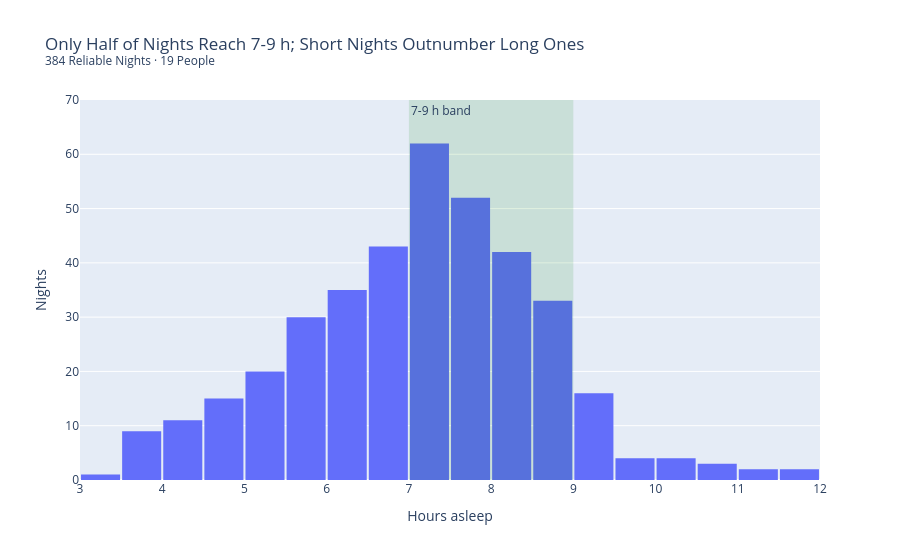

The cell this chart's notebook holds for it:
### Code cell
fig = px.histogram(nights, x="night_hours_asleep",
                      title="Only Half of Nights Reach 7-9 h; Short Nights Outnumber Long Ones"
      "<br><sup>384 Reliable Nights · 19 People</sup>",
                   labels={"night_hours_asleep": "Hours asleep"})
fig.update_traces(xbins=dict(start=3, end=12, size=0.5),
                  hovertemplate="%{x} h<br>%{y} nights<extra></extra>")
fig.add_vrect(x0=7, x1=9, fillcolor="green", opacity=0.12, line_width=0,
              annotation_text="7-9 h band", annotation_position="top left")
fig.update_yaxes(title_text="Nights", range=[0, 70])
fig.update_layout(bargap=0.05)
fig.show()

### Figure 1 — Plotly figure (JSON) as saved in the notebook; plotly's stock layout.template omitted (floating-point values rounded to 4 significant figures; data arrays with more than 128 entries replaced by an {"elided": "..."} marker saying what was removed)
{"data": [{"bingroup": "x", "hovertemplate": "%{x} h<br>%{y} nights<extra></extra>", "legendgroup": "", "marker": {"color": "#636efa", "pattern": {"shape": ""}}, "name": "", "orientation": "v", "showlegend": false, "type": "histogram", "x": {"elided": "384 float values"}, "xaxis": "x", "xbins": {"end": 12, "size": 0.5, "start": 3}, "yaxis": "y"}], "layout": {"annotations": [{"showarrow": false, "text": "7-9 h band", "x": 7, "xanchor": "left", "xref": "x", "y": 1, "yanchor": "top", "yref": "y domain"}], "bargap": 0.05, "barmode": "relative", "legend": {"tracegroupgap": 0}, "shapes": [{"fillcolor": "green", "line": {"width": 0}, "opacity": 0.12, "type": "rect", "x0": 7, "x1": 9, "xref": "x", "y0": 0, "y1": 1, "yref": "y domain"}], "title": {"text": "Only Half of Nights Reach 7-9 h; Short Nights Outnumber Long Ones<br><sup>384 Reliable Nights · 19 People</sup>"}, "xaxis": {"anchor": "y", "domain": [0, 1], "title": {"text": "Hours asleep"}}, "yaxis": {"anchor": "x", "domain": [0, 1], "range": [0, 70], "title": {"text": "Nights"}}}}
